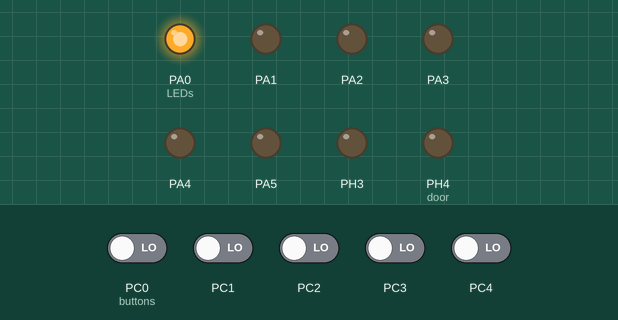
The program below on a simulated ATmega2560, built with avr-gcc and emulated at 16 MHz. Parts: output pins drawn as LEDs (lit = HIGH). The inputs (shaded band) are chosen by the test bench; at power-on: PC0 (buttons), PC1–4 LOW.

Above: at 1.2 s.
1.3 s: PC1 driven HIGH
At 2.7 s:
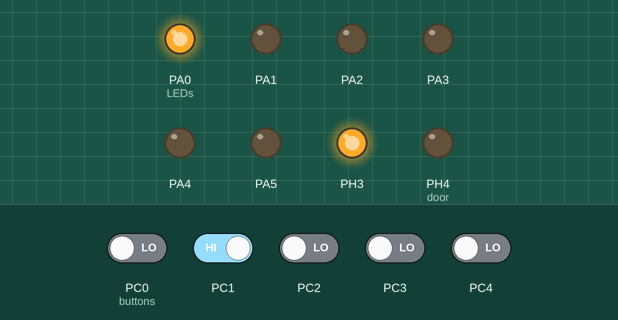
5.8 s: PC0 (buttons) driven HIGH and PC1 driven LOW
8.8 s: PC0 (buttons) driven LOW
At 10.0 s:
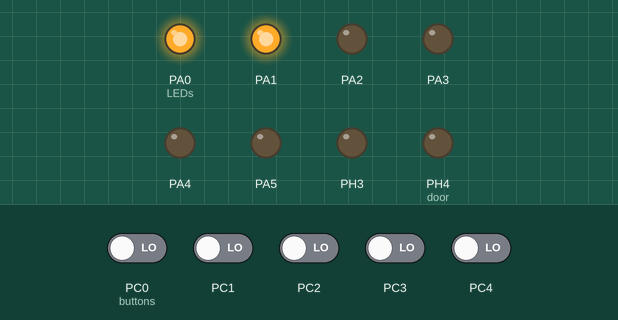
10.8 s: PC2 driven HIGH
At 11.1 s:
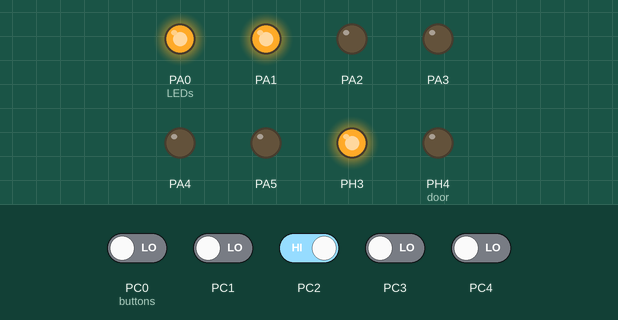
Timing chart, 0 to 20.3 s (numbered marks = the images above; inputs shaded):
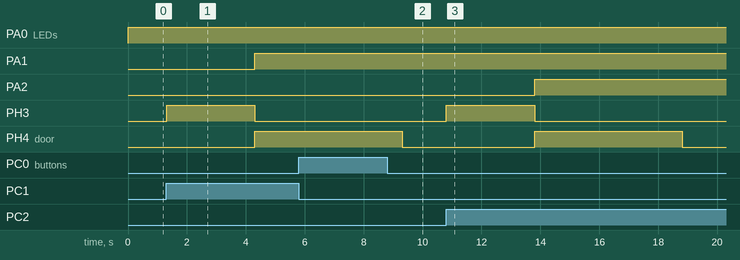

The program:

main.c
```c
/*
 * sm_elevator_atmel.c
 *
 * Created: 23.1.2020 22.47.12
 * Author : Glutex
 */

#define F_CPU 16000000UL
#include <stdlib.h>
#include <stdbool.h>
#include <avr/io.h>
#include <util/delay.h>

// define states for the states machine
#define Idle 0
#define GOINGUP 1
#define GOINGDOWN 2
#define DOOROPEN 3
#define FAULT 4
volatile int8_t g_STATE = 0;

// reads buttonstates and returns the pushed button.
// If several buttons are pressed, the lowest one is returned.
// arguments: current floor, int8_t
// returns: none
int
floor_button_choice(int8_t *current_floor_button)
{
    //
    if ( (PINC & (1 << PC0)) )
    {
        *current_floor_button = 1;
    }
    else if ( (PINC & (1 << PC1)) )
    {
        *current_floor_button = 2;
    }
    else if ( (PINC & (1 << PC2)) )
    {
        *current_floor_button = 3;
    }
    else if ( (PINC & (1 << PC3)) )
    {
        *current_floor_button = 4;
    }
    else if ( (PINC & (1 << PC4)) )
    {
        *current_floor_button = 5;
    }
    else
    {
        return 0;
    }

}

// Takes the current floor and turns floor indication LEDs on accordingly.
// arguments: current floor, int8_t
// returns: void
int
floor_led_on(int8_t *current_floor_led)
{
    //
    PORTA |= (1 << (*current_floor_led -1) );

}

// Takes the current floor and turns floor indication LEDs off accordingly.
// arguments: current floor, int8_t
// returns: void
int
floor_led_off(int8_t *current_floor_led)
{
    //
    PORTA &= ~(1 << (*current_floor_led -1) );

}


int
main(void)
{

    /* Set inputs and outputs for the ports A, C and H */
    DDRA |= (1 << PA0) | (1 << PA1) | (1 << PA2) | (1 << PA3) | (1 << PA4) | (1 << PA5); // Floor LEDs
    DDRH |= (1 << PH3) | (1 << PH4); // Door LED and movement LED, respectively

    DDRC &= ~(1 << PC0) & ~(1 << PC1) & ~(1 << PC2) & ~(1 << PC3) & ~(1 << PC4); // Floor buttons
    /* 1 = output, 0 = input */

    /* elevator variables, elevator has 5 floors */
    static int8_t requested_floor = 1;
    static int8_t floor_current = 1;
    static bool  b_doors_opened = false;
    floor_led_on(&floor_current);

    while (1)
    {

        /* State machine - switch case */
        switch(g_STATE) {
            case Idle:

                if (requested_floor == floor_current)
                {
                    g_STATE = Idle;
                    //int8_t request_floor = 1;
                    floor_button_choice(&requested_floor);
                    _delay_ms(10);
                    if ((requested_floor > 5) || (requested_floor < 1))
                    {
                        g_STATE = FAULT;

                    }

                }
                else if (requested_floor < floor_current)
                {
                    g_STATE = GOINGDOWN;
                }
                else if (requested_floor > floor_current)
                {
                    g_STATE = GOINGUP;
                }
            break;

            case GOINGUP:
                if (requested_floor > floor_current)
                {
                    //GOING UP TO THE NEXT FLOOR
                    g_STATE = GOINGUP;
                    floor_current++;
                    PORTH |= (1 << PH3); // turn movement LED ON
                    _delay_ms(3000);
                    floor_led_on(&floor_current);


                }
                else if (requested_floor == floor_current)
                {
                    //FLOOR REACHED
                    g_STATE = DOOROPEN;
                }
            break;

            case GOINGDOWN:
                if (requested_floor < floor_current)
                {
                    // GOING DOWN TO THE NEXT FLOOR
                    g_STATE = GOINGDOWN;
                    PORTH |= (1 << PH3); // turn movement LED ON
                    _delay_ms(3000);
                    if (1 == floor_current)
                    {
                        ;
                    }
                    else
                    {
                        floor_led_off(&floor_current);
                    }

                    floor_current--;

                }
                else if (requested_floor == floor_current)
                {
                    // FLOOR REACHED
                    g_STATE = DOOROPEN;
                }
            break;

            case DOOROPEN:
                if (!b_doors_opened)
                {
                    // DOORS OPEN
                    PORTH |= (1 << PH4); // turn door open LED ON
                    PORTH &= ~(1 << PH3); // turn movement LED OFF
                    _delay_ms(5000);
                    b_doors_opened = true;
                    g_STATE = DOOROPEN;
                }
                else
                {
                    // DOORS CLOSED
                    PORTH &= ~(1 << PH4);
                    g_STATE = Idle;
                    b_doors_opened = false;
                }
            break;

            case FAULT:
                // WRONG FLOOR INPUT
                requested_floor = floor_current;

                // Blink movement LED to indicate fault.
                for (int8_t blink_amount = 0; blink_amount < 20; blink_amount++)
                {
                    PORTH |= (1 << PH3);
                    _delay_ms(50);
                    PORTH &= ~(1 << PH3);
                    _delay_ms(50);
                }

                g_STATE = Idle;
            break;

            default:
                    // This state should not be reached.
                    g_STATE = FAULT;
            break;
        }

    }
}
```

Measured:
- after the input at 1.3 s, PA1, PH4 (door): LOW → HIGH after 3.0 s; PH3: LOW → HIGH at once, → LOW 3.0 s later
- after the input at 5.8 s, every drawn part: stays the same
- after the input at 8.8 s, PH3: stays LOW (without the input it goes to HIGH after 0.52 s)
- after the input at 10.8 s, PA2: LOW → HIGH after 3.0 s; PH3: LOW → HIGH at once, → LOW 3.0 s later; PH4 (door): LOW → HIGH after 3.0 s, → LOW 5.0 s later
